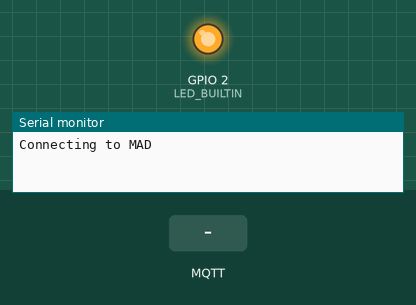
Recording of a sketch running on a simulated ESP8266 (NodeMCU). On the bench: output pins drawn as LEDs (lit = HIGH, except the on-board LED, lit = LOW), the last lines printed to the serial monitor. The inputs (shaded band) are chosen by the test bench. WiFi joins after 1.5 s; servers stay silent unless stated; no MQTT or app messages arrive unless stated.

Above: at 0.1 s.
At 2.7 s:
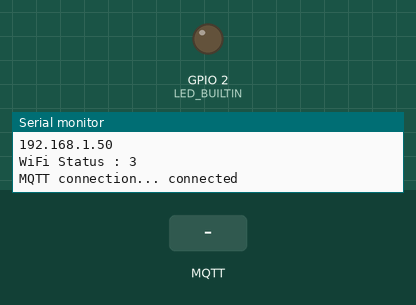
2.8 s: MQTT message "/device001/SetT1" arrives on the first subscribed topic
6.0 s: MQTT message "1" arrives on the first subscribed topic
9.0 s: MQTT message "on" arrives on the first subscribed topic
Timing chart, 0 to 12.0 s (numbered marks = the images above; inputs shaded):
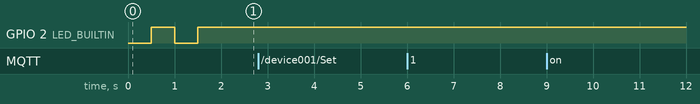

The sketch:

MQTT-Arduino.ino
```cpp
#include <ESP8266WiFi.h>    // WiFi
#include <PubSubClient.h>   // MQTT client

#define WIFI_STA_NAME "MAD"    //hot spot ของไวไฟ ที่แชร์จากมือถือ
#define WIFI_STA_PASS "madmadmad"

//MQTT protocol
#define MQTT_SERVER   "35.222.171.55"   //ip server ของคุณ
#define MQTT_PORT     1883
#define MQTT_USERNAME "mad"    //user mqtt ที่คุณสร้าง
#define MQTT_PASSWORD "1150"
#define MQTT_NAME     "ESP-SEND-MQTT"   //ตั้งชื่ออะไรก็ได้

WiFiClient client;
PubSubClient mqtt(client);

void setup() {
  Serial.begin(115200);         //ปรับตามที่ตั้งค่าใน Device Manager
  pinMode(LED_BUILTIN, OUTPUT);

  Serial.println();
  Serial.println();
  Serial.print("Connecting to ");
  Serial.println(WIFI_STA_NAME);

//เซ็ตโหมดไวไฟ
  WiFi.mode(WIFI_STA);
  WiFi.begin(WIFI_STA_NAME, WIFI_STA_PASS);

//พยายามเชื่อมต่อไวไฟจนกว่าจะต่อได้
  while (WiFi.status() != WL_CONNECTED) {
    delay(500);
    Serial.print(".");
    digitalWrite(LED_BUILTIN, !digitalRead(LED_BUILTIN));
  }

//เชื่อมต่อสำเร็จ
  digitalWrite(LED_BUILTIN, HIGH);
  Serial.println("");
  Serial.println("WiFi connected");
  Serial.println("IP address: ");
  Serial.println(WiFi.localIP());
  //เซ็ตค่า mqtt server
  mqtt.setServer(MQTT_SERVER, MQTT_PORT);
  mqtt.setCallback(mqtt_callback);

}

//ถ้าไวไฟหลุด จะเรียกฟังก์ชันนี้ จนกว่าจะต่อใหม่ได้
void reconnectWiFi() {
    Serial.print("Reconnecting");
    WiFi.mode(WIFI_STA);
    WiFi.begin(WIFI_STA_NAME, WIFI_STA_PASS);
    while (WiFi.status() != WL_CONNECTED) {
        delay(500);
        Serial.print(".");
    }
    Serial.println("Connected!");
}

//ฟังก์ชันการทำงานของ MQTT
void mqtt_callback(char* topic, byte* payload, unsigned int length) {
  //อ่านข้อความที่รับมา
  payload[length] = '\0';
  String topic_str = topic, payload_str = (char*)payload;
  Serial.println("[" + topic_str + "]: " + payload_str);

  //กำหนดเงื่อนไขที่แตกต่างกันตาม Topic
  if( topic_str == "/device001/SetT1" ){
    Serial.print( "sub-/device001/SetT1 : " );
    Serial.println( payload_str );
  }else if( topic_str == "/device001/SetT2" ){
    Serial.print( "sub-/device001/SetT2 : " );
    Serial.println( payload_str );
  }
}

void loop() {
  //ถ้าการเชื่อมต่อไวไฟหาด จะพยายามต่อใหม่จนกว่าจะสำเร็จ
  if (mqtt.connected() == false) {
    Serial.print( "WiFi Status : " );
    Serial.println( WiFi.status() );
    if (WiFi.status() != WL_CONNECTED) {
        reconnectWiFi();
    }

    //พยายามเชื่อมต่อ MQTT server
    Serial.print("MQTT connection... ");
    if (mqtt.connect(MQTT_NAME, MQTT_USERNAME, MQTT_PASSWORD)) {  //for mqtt cloud
      //ต่อสำเร็จ แล้ว subscribe 2 topics
      Serial.println("connected");
      mqtt.subscribe("/device001/SetT1");
      mqtt.subscribe("/device001/SetT2");
    } else {
      //ต่อ MQTT Server ล้มเหลว รอ 5000 mili-sec แล้วพยายามต่อใหม่
      Serial.println("failed");
      delay(5000);
    }
  } else {
    //ถ้า MQTT ต่ออยู่แล้ว ก็ให้ทำงานใน callback
    mqtt.loop();
  }

  //ทดลอง publish ทุกๆ 3 วินาที
  //Send publish to MQTT Broker
  mqtt.publish("/device001/hello", "Hi from Esp");
  delay(3000);

}
```
